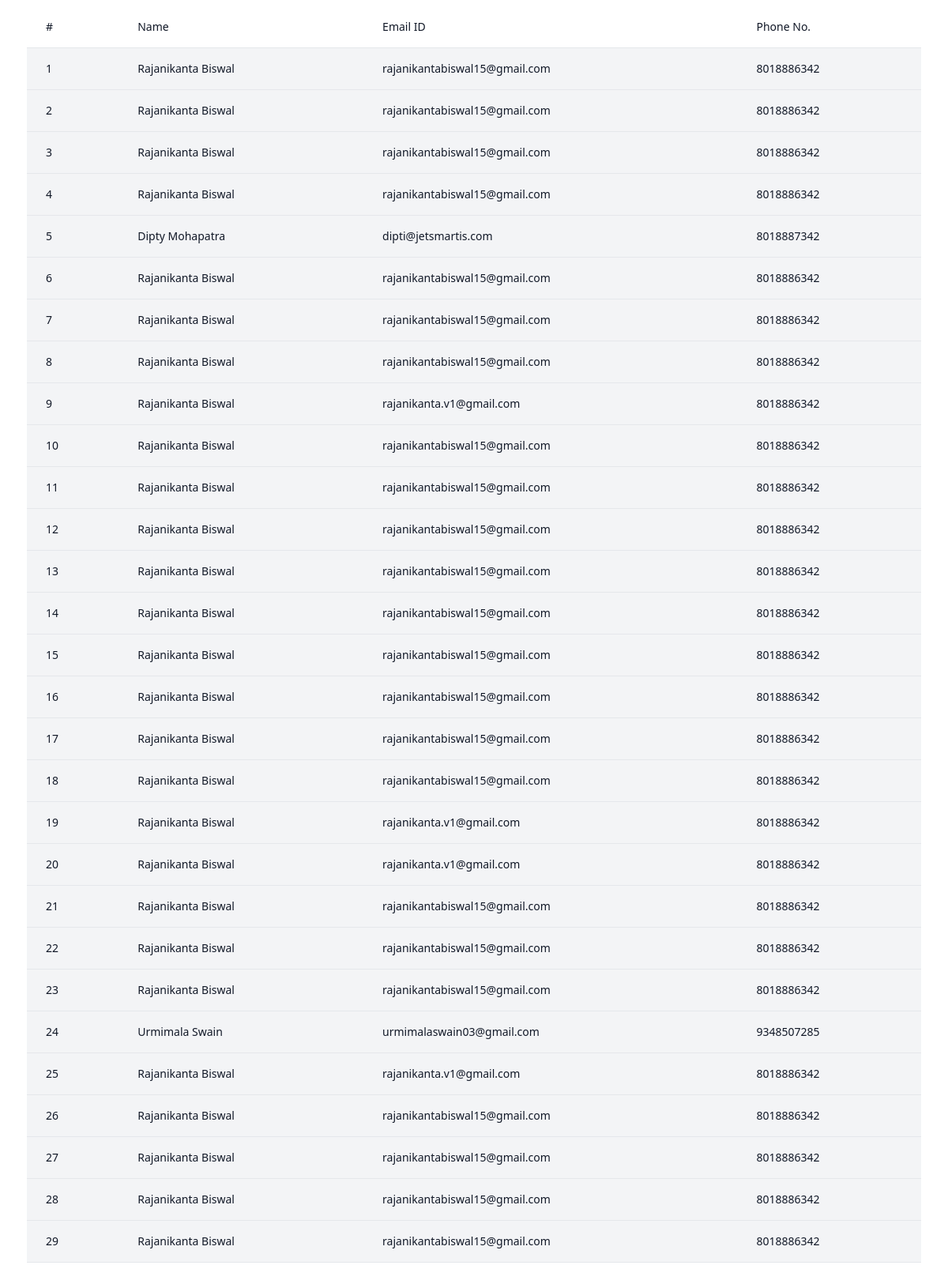
The app's page /admin/index.php with its own data.
### tables this page shows
CREATE TABLE `applicants` (
  `id` int(11) NOT NULL,
  `name` varchar(50) NOT NULL,
  `email` varchar(50) NOT NULL,
  `mobile` bigint(20) UNSIGNED NOT NULL
);

### admin/index.php (the view, shortened to what this page needs)
<?php
include "../db/config.php";
$sql = "SELECT * FROM applicants";
$result = $conn->query($sql);
?>
<!DOCTYPE html>
<html lang="en">
<head>
    <script src="https://cdn.tailwindcss.com"></script>
</head>
<body>
    <?php
    $slNo = 1;
    if ($result->num_rows > 0) {
    ?>
        <div class="flex flex-col">
            <div class="overflow-x-auto sm:mx-0.5 lg:mx-0.5">
                <div class="py-2 inline-block min-w-full sm:px-6 lg:px-8">
                    <div class="overflow-hidden">
                        <table class="min-w-full">
                            <thead class="bg-white border-b">
                                <tr>
                                    <th scope="col" class="text-sm font-medium text-gray-900 px-6 py-4 text-left">
                                        #
                                    </th>
                                    <th scope="col" class="text-sm font-medium text-gray-900 px-6 py-4 text-left">
                                        Name
                                    </th>
                                    <th scope="col" class="text-sm font-medium text-gray-900 px-6 py-4 text-left">
                                        Email ID
                                    </th>
                                    <th scope="col" class="text-sm font-medium text-gray-900 px-6 py-4 text-left">
                                        Phone No.
                                    </th>
                                </tr>
                            </thead>
                            <tbody>
                                <?php
                                while ($row = $result->fetch_assoc()) {
                                ?>
                                    <tr class="bg-gray-100 border-b">
                                        <td class="px-6 py-4 whitespace-nowrap text-sm font-medium text-gray-900">
                                            <?= $slNo ?>
                                        </td>
                                        <td class="text-sm text-gray-900 font-light px-6 py-4 whitespace-nowrap">
                                            <?= $row['name'] ?>
                                        </td>
                                        <td class="text-sm text-gray-900 font-light px-6 py-4 whitespace-nowrap">
                                            <?= $row['email'] ?>
                                        </td>
                                        <td class="text-sm text-gray-900 font-light px-6 py-4 whitespace-nowrap">
                                            <?= $row['mobile'] ?>
                                        </td>
                                    </tr>
                                <?php
                                    $slNo++;
                                }
                                ?>
                            </tbody>
                        </table>
                    </div>
                </div>
            </div>
        </div>
    <?php
    } else {
        echo "<div><p class='text-center text-2xl text-red-600 mt-10'>No record found !</p></div>";
    }
    ?>
</body>
</html>

### records on screen
applicants: name "Rajanikanta Biswal", email "rajanikantabiswal15@gmail.com", mobile "8018886342"
applicants: name "Rajanikanta Biswal", email "rajanikantabiswal15@gmail.com", mobile "8018886342"
applicants: name "Rajanikanta Biswal", email "rajanikantabiswal15@gmail.com", mobile "8018886342"
applicants: name "Rajanikanta Biswal", email "rajanikantabiswal15@gmail.com", mobile "8018886342"
applicants: name "Dipty Mohapatra", email "dipti@jetsmartis.com", mobile "8018887342"
applicants: name "Rajanikanta Biswal", email "rajanikantabiswal15@gmail.com", mobile "8018886342"
applicants: name "Rajanikanta Biswal", email "rajanikantabiswal15@gmail.com", mobile "8018886342"
applicants: name "Rajanikanta Biswal", email "rajanikantabiswal15@gmail.com", mobile "8018886342"
applicants: name "Rajanikanta Biswal", email "rajanikanta.v1@gmail.com", mobile "8018886342"
applicants: name "Rajanikanta Biswal", email "rajanikantabiswal15@gmail.com", mobile "8018886342"
applicants: name "Rajanikanta Biswal", email "rajanikantabiswal15@gmail.com", mobile "8018886342"
applicants: name "Rajanikanta Biswal", email "rajanikantabiswal15@gmail.com", mobile "8018886342"
applicants: name "Rajanikanta Biswal", email "rajanikantabiswal15@gmail.com", mobile "8018886342"
applicants: name "Rajanikanta Biswal", email "rajanikantabiswal15@gmail.com", mobile "8018886342"
applicants: name "Rajanikanta Biswal", email "rajanikantabiswal15@gmail.com", mobile "8018886342"
applicants: name "Rajanikanta Biswal", email "rajanikantabiswal15@gmail.com", mobile "8018886342"
applicants: name "Rajanikanta Biswal", email "rajanikantabiswal15@gmail.com", mobile "8018886342"
applicants: name "Rajanikanta Biswal", email "rajanikantabiswal15@gmail.com", mobile "8018886342"
applicants: name "Rajanikanta Biswal", email "rajanikanta.v1@gmail.com", mobile "8018886342"
applicants: name "Rajanikanta Biswal", email "rajanikanta.v1@gmail.com", mobile "8018886342"
applicants: name "Rajanikanta Biswal", email "rajanikantabiswal15@gmail.com", mobile "8018886342"
applicants: name "Rajanikanta Biswal", email "rajanikantabiswal15@gmail.com", mobile "8018886342"
applicants: name "Rajanikanta Biswal", email "rajanikantabiswal15@gmail.com", mobile "8018886342"
applicants: name "Urmimala Swain", email "urmimalaswain03@gmail.com", mobile "9348507285"
applicants: name "Rajanikanta Biswal", email "rajanikanta.v1@gmail.com", mobile "8018886342"
applicants: name "Rajanikanta Biswal", email "rajanikantabiswal15@gmail.com", mobile "8018886342"
applicants: name "Rajanikanta Biswal", email "rajanikantabiswal15@gmail.com", mobile "8018886342"
applicants: name "Rajanikanta Biswal", email "rajanikantabiswal15@gmail.com", mobile "8018886342"
applicants: name "Rajanikanta Biswal", email "rajanikantabiswal15@gmail.com", mobile "8018886342"
